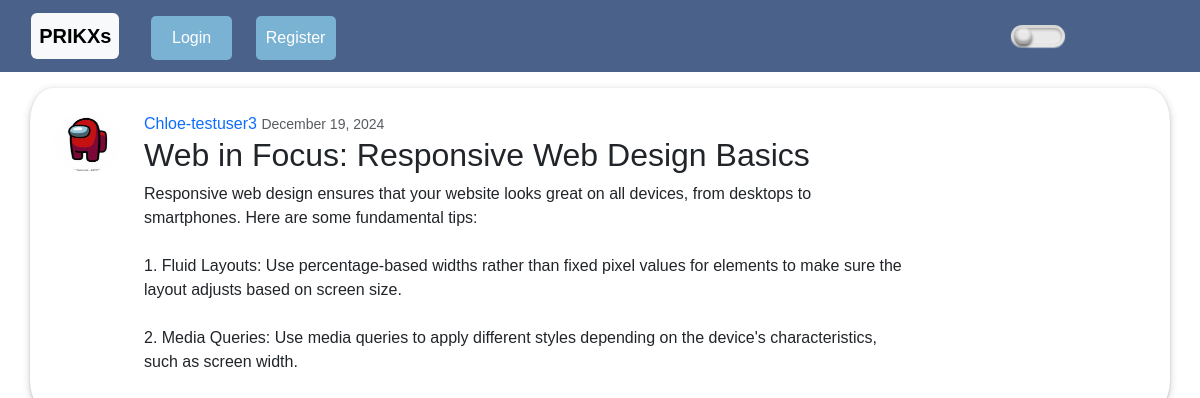
Page /post/6/ on the committed database.
### App/models.py (models this page shows, shortened)
class Post(models.Model):
    title = models.CharField(max_length=100)
    content = models.TextField()
    date_posted = models.DateTimeField(default=timezone.now)
    author = models.ForeignKey(User, on_delete=models.CASCADE)

### Users/models.py (models this page shows, shortened)
class profile(models.Model):
    user = models.OneToOneField(User, on_delete=models.CASCADE)
    image = models.ImageField(default='default.jpg', upload_to='profile pics')

### App/views.py (the view)
# urls.py: path('post/<int:pk>/',PostDetailView.as_view(), name='post-detail'),
class PostDetailView(DetailView):
    model = Post
    template_name = 'post_detail.html'

### App/templates/post_detail.html (shortened to what this page needs)
{% extends "index.html" %}
{% block content %}
<div class="container">
    <article class="media content-section row mt-3" style="border-top-left-radius: 2% 10%;
    border-top-right-radius: 2% 10%;
    border-bottom-right-radius: 2% 10%;
    border-bottom-left-radius: 2% 10%;
    display: flex;">
        <img class="rounded-circle col-4" src="{{ object.author.profile.image.url }}" alt="profile pic" style="width: 90; height: 60;">
        <div class="media-body col-4" style="flex: 60%;">
            <div class="articles-metadata">
                <a href="{% url 'user-posts' object.author.username%}">{{ object.author }} </a>
                <small class="text-muted">{{ object.date_posted|date:" F d, Y" }}</small>
            </div>
            <h2 class="article-title">{{ object.title }}</h2>
            <p>{{ object.content|linebreaksbr }}</p>
        </div>
        <div class="col-4" style="flex: 10%;">
        </div>
    </article>
</div>
{% endblock %}

### App/static/darkmode.css (style rules this page uses)
body { overflow-y: auto; }

### App/static/login.css (style rules this page uses)
* { margin: 0; padding: 0; box-sizing: border-box; font-family: Arial, sans-serif; }

### App/static/other.css (style rules this page uses)
.article-title { text-decoration: none; }
.content-section { padding: 3vh 1vw; }

### rows in the picture
Post: author.profile.image (picture), author "Chloe-testuser3", date_posted "December 19, 2024", title "Web in Focus: Responsive Web Design Basics", content "Responsive web design ensures that your website looks great on all devices, from desktops to smartphones. Here are some fundamental tips: 1. Fluid Layouts: Use percentage-based widths rather than fixed pixel values for elements to make sure the layout adjusts based on screen size. 2. Media Queries: Use media queries to apply different styles depending on the device's characteristics, such as screen width."
